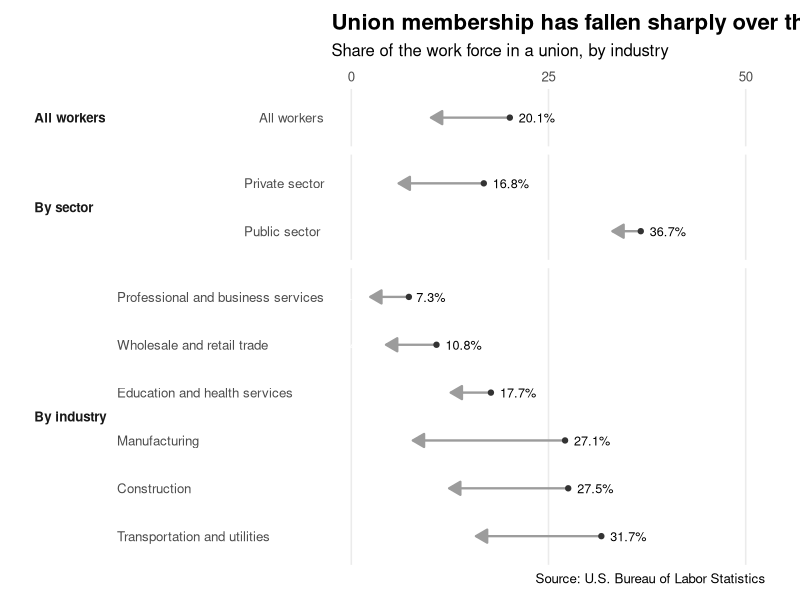

Generate this figure with R:
## ---- chunk 1
library(tidyverse)
## ---- chunk 2
union_data <- tribble(
  ~panel, ~industry, ~rate_1983, ~rate_2022,
  "All workers", "All workers", 20.1, 10.1,
  "By sector", "Public sector", 36.7, 33.1,
  "By sector", "Private sector", 16.8, 6.0,
  "By industry", "Transportation and utilities", 31.7, 15.8,
  "By industry", "Construction", 27.5, 12.4,
  "By industry", "Manufacturing", 27.1, 7.8,
  "By industry", "Education and health services", 17.7, 12.6,
  "By industry", "Wholesale and retail trade", 10.8, 4.4,
  "By industry", "Professional and business services", 7.3, 2.4
) |>
  mutate(
    panel = factor(panel, levels = c("All workers", "By sector", "By industry")),
    industry = fct_inorder(industry)
  )
## ---- chunk 3
ggplot(union_data, aes(y = industry)) +
  geom_segment(aes(x = rate_1983, xend = rate_2022, yend = industry),
               linewidth = 0.8, color = "#9c9c9c",
               arrow = arrow(length = unit(0.13, "inches"), type = "closed")) +
  geom_point(aes(x = rate_1983), color = "#333333") +
  geom_text(aes(x = rate_1983, label = paste0(rate_1983, "%")),
            hjust = -0.25, size = 3.2) +
  geom_text(aes(x = rate_2022, label = paste0(rate_2022, "%")),
            hjust = 1.25, color = "white", size = 3.2) +
  facet_grid(panel ~ ., scales = "free_y", space = "free_y", switch = "y") +
  scale_x_continuous(breaks = c(0, 25, 50), limits = c(0, 50), position = "top") +
  labs(
    title = "Union membership has fallen sharply over the past four decades",
    subtitle = "Share of the work force in a union, by industry",
    x = NULL, y = NULL,
    caption = "Source: U.S. Bureau of Labor Statistics"
  ) +
  theme_minimal(base_size = 12) +
  theme(
    panel.grid.minor = element_blank(),
    panel.grid.major.y = element_blank(),
    strip.placement = "outside",
    strip.text.y.left = element_text(angle = 0, face = "bold", hjust = 0),
    axis.text.y = element_text(hjust = 0),
    plot.title = element_text(face = "bold", size = 16),
    plot.margin = margin(10, 25, 10, 20)
  )
